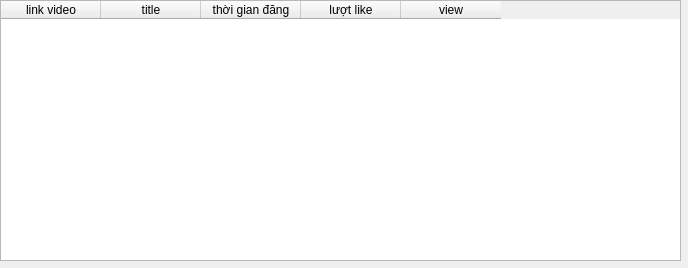
<?xml version="1.0" encoding="UTF-8"?>
<ui version="4.0">
 <class>Form</class>
 <widget class="QWidget" name="Form">
  <property name="geometry">
   <rect>
    <x>0</x>
    <y>0</y>
    <width>688</width>
    <height>268</height>
   </rect>
  </property>
  <property name="windowTitle">
   <string>Form</string>
  </property>
  <widget class="QTableWidget" name="tableWidget">
   <property name="geometry">
    <rect>
     <x>0</x>
     <y>0</y>
     <width>681</width>
     <height>261</height>
    </rect>
   </property>
   <column>
    <property name="text">
     <string>link video</string>
    </property>
   </column>
   <column>
    <property name="text">
     <string>title</string>
    </property>
   </column>
   <column>
    <property name="text">
     <string>thời gian đăng</string>
    </property>
   </column>
   <column>
    <property name="text">
     <string>lượt like</string>
    </property>
   </column>
   <column>
    <property name="text">
     <string>view</string>
    </property>
   </column>
  </widget>
 </widget>
 <resources/>
 <connections/>
</ui>
